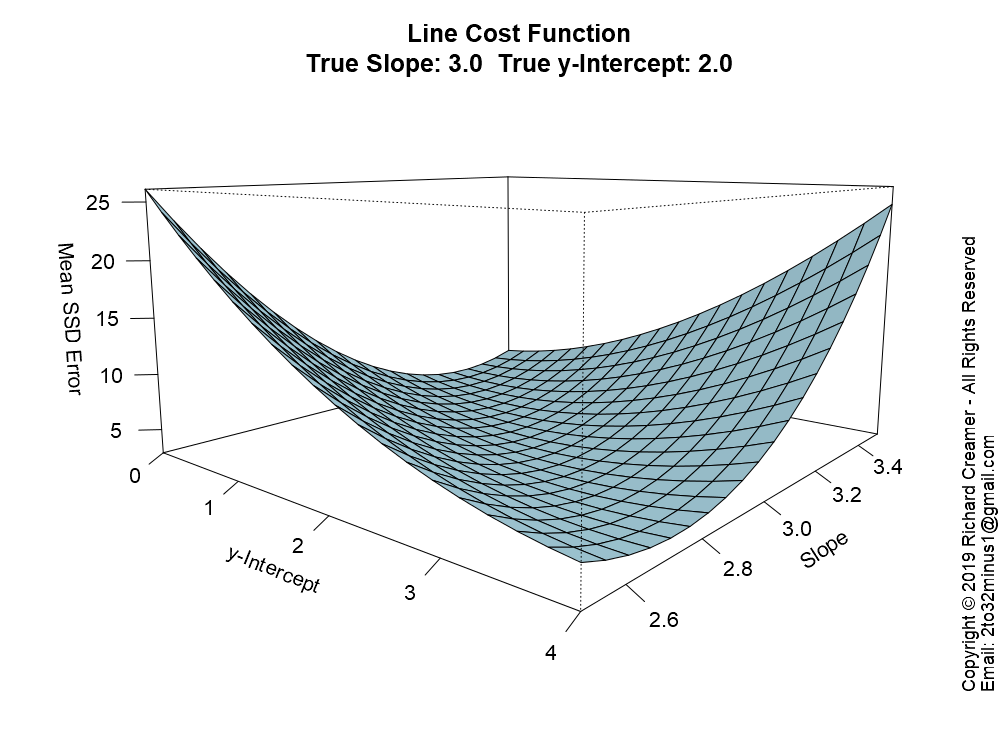

Here is the R script that generated this plot:
##############################################################
### Copyright (c) Richard Creamer 2019 - All Rights Reserved
### Inquiries: email [email redacted]
##############################################################

### Globals
fontScale = 1.2    # Global font size variable
lf        = 1.2    # Enlarge font of plot labels
verbose   = FALSE  # Verbose printing
lw        = 2      # Line width
xMargin   = 1      # X-axis margin for plots
yMargin   = 1      # Y-axis margin for plots
de        = 0.01   # Small constant for estimating derivatives numerically
smlPts    = 1      # Small  data point/circle
medPts    = 1.5    # Medium data point/circle
lrgPts    = 2.0    # Large  data point/circle

### Run this function to generate this plot
runFunc = function() {
	dw = 1000
	dh = 750	
	path = "D:/Code/R/LeastSquaresPlay/PlotsAndAssocCode/Plot70/"
	savePngVerbose( paste(path, "Plot70.png", sep=""), plotLineCostFuncSurface, w=dw, h=dh, un="px" )		
}

### Plot line cost function 3D surface
plotLineCostFuncSurface = function() {
	set.seed( 3 )
	trueB = 2
	trueM = 3
	coeff = c( trueB, trueM )
	x = seq( 0, 10, length=100 )
	y = evalPoly( x, coeff ) + rnorm( length(x), sd=2 )
	nc=20
	nr=20
	slopes = seq( trueM - 0.5, trueM + 0.5, length=nr )
	intercepts = seq( trueB - 2, trueB + 2, length=nc )
	z = getLineErrorGrid( meanLineSsdErr, slopes, intercepts, x, y )
	
	parSave = par( mar=c( 3, 6, 5, 4 ) )
	
	plotTitle = sprintf( "Line Cost Function\nTrue Slope: %.1f  True y-Intercept: %.1f", trueM, trueB )
	persp( intercepts, slopes, t(z), theta=40, phi=10, zlab="Mean SSD Error", xlab="y-Intercept", ylab="Slope", main=plotTitle,
		   shade=0.2, col="lightblue", expand=0.5, cex.lab=1.3, cex.main=1.3*fontScale, cex.axis=1.3, ticktype="detailed" )
	
	par( parSave )
}

### Compute line fit cost function value over grid of slopes and intercepts
### errorFunc = the specific cost function
### Note: returned matrix may need to be transposed for some functions such as contour()
getLineErrorGrid = function( errorFunc, slopes, intercepts, x, y ) {
	nr = length( slopes )
	nc = length( intercepts )
	z = matrix( nrow=nr, ncol=nc )	
	for ( row in 1:nr ) {     # loop over y-coordinates (slopes)
		slope = slopes[row]
		for ( col in 1:nc ) { # loop over x-coordinates (y-intercepts)
			yInt = intercepts[col]
			z[row, col] = errorFunc( x, y, slope=slope, yInt=yInt )
		}
	}
	return( z )
}

### Line fit error function
meanLineSsdErr = function( x, y, slope, yInt ) {
	return( (1/length(x)) * sum( ( yInt + slope*x - y )^2 ) )
}

### Compute f(x) for a polynomial and a vector of x-coordinates
evalPoly = function( x, coeff ) {
	if ( length( coeff ) < 1 ) return( c(0) )  	
	termSum = 0
	for ( i in 1:length(coeff) ) {
		termSum = termSum + coeff[i] * x^(i-1)
	}
	return( termSum )
}

### Add copyright notice to plot via text()
addCopyright = function() {
	mtext( "Copyright \uA9 2019 Richard Creamer - All Rights Reserved", side=4, line=0, adj=0, cex=1.1 )
	mtext( "Email: [email redacted]", side=4, line=1, adj=0, cex=1.1 )
}

### Save to PNG file, specify width and height
savePngVerbose = function( path, plotFunc, w=512, h=512, un="px", doCopyright=TRUE, ... ) {
	png( filename = path, type="cairo", units=un, width=w, height=h, pointsize=12, res=96 )
	plotFunc( ... )
	if ( doCopyright )
		addCopyright()
	dev.off()
}

runFunc() 
